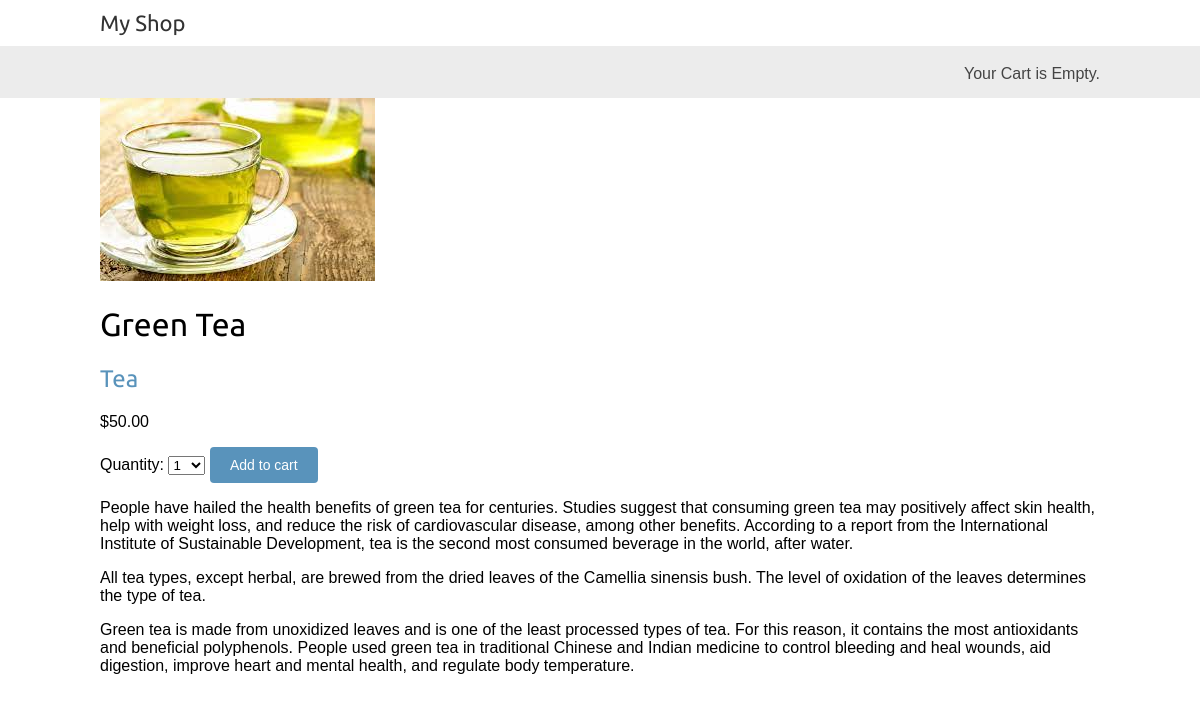
Page /1/green-tea/ on the committed database.
### shop/models.py (models this page shows, shortened)
class Product(models.Model):
    category = models.ForeignKey(Category, related_name='products', on_delete=models.CASCADE)
    name = models.CharField(max_length=200)
    slug = models.SlugField(max_length=200)
    image = models.ImageField(upload_to='product/%Y/%m/%d', blank=True)
    description = models.TextField(blank=True)
    price = models.DecimalField(max_digits=10, decimal_places=2)
    available = models.BooleanField(default=True)
    created = models.DateTimeField(auto_now_add=True)
    updated = models.DateTimeField(auto_now=True)
    class Meta:
        ordering = ['name']
        indexes = [
            models.Index(fields=['id', 'slug']),
            models.Index(fields=['name']),
            models.Index(fields=['-created']),
        ]

class Category(models.Model):
    name = models.CharField(max_length=200)
    slug = models.SlugField(max_length=200)
    class Meta:
        ordering = ['name']
        indexes = [
            models.Index(fields=['name']),
        ]
        verbose_name = 'categroy'
        verbose_name_plural = 'categories'
    def __str__(self) -> str:
        return self.name
    def get_absolute_url(self):
        return reverse("shop:product_list_by_category", args=[self.slug])

### shop/views.py (the view)
# urls.py: path('<int:id>/<slug:slug>/', views.product_detail, name='product_detail'),
def product_detail(request, id, slug):
    product = get_object_or_404(Product,
                                id=id,
                                slug=slug,
                                available=True)
    cart_product_form = CardAddProductForm()
    return render(request,'shop/product/detail.html',{'product': product,'cart_product_form': cart_product_form})

### cart/forms.py
class CardAddProductForm(forms.Form):
    quantity = forms.TypedChoiceField(choices=PRODUCT_QUANTITY_CHOICES, coerce=int)
    override = forms.BooleanField(required=False, initial=False, widget=forms.HiddenInput)

### cart/cart.py (called while the page is built)
    def __len__(self):
        return sum(item['quantity'] for item in self.cart.values())

### cart/context_processors.py (called while the page is built)
def cart(request):
    return {'cart': Cart(request)}

### shop/templates/shop/product/detail.html (shortened to what this page needs)
{% extends 'shop/base.html' %}\
{% load static %}
{% block content %}
<div class=""product-detail">
<img src="{% if product.image %}{{product.image.url}}{% else %}{% static 'img/no_image.png' %}{% endif %}" alt="">
<h1>{{product.name}}</h1>
<h2>
    <a href="{{ product.category.get_absolute_url }}">
        {{ product.category }}
    </a>
</h2>
<p class="price">${{ product.price }}</p>
<form action="{% url "cart:cart_add" product.id %}" method="post">
    {{ cart_product_form }}
    <input type="submit" value="Add to cart">
   </form>
 {{ product.description|linebreaks }}
 </div>
 {% endblock %}

### shop/static/css/base.css (style rules this page uses)
body { margin:0; padding:0; font-family:helvetica, sans-serif; }
h1, h2, h3, h4, h5 , h6 { font-family: 'Ubuntu', sans-serif; font-weight:normal; }
a { text-decoration:none; color:#5993bb; }
a.button, input[type="submit"] { color:#fff; background:#5993bb; border-radius:4px; padding:10px 20px; font-size:14px; border:0; }

### rows in the picture
Product: image (picture), name "Green Tea", category "Tea", price "50.00", description "People have hailed the health benefits of green tea for centuries. Studies suggest that consuming green tea may positively affect skin health, help with weight loss, and reduce the risk of cardiovascular disease, among other benefits. According to a report from the International Institute of Sustainable Development, tea is the second most consumed beverage in the world, after water. All tea types, except herbal, are brewed from the dried leaves of the Camellia sinensis bush. The level of oxidation of the leaves determines the type of tea. Green tea is made from unoxidized leaves and is one of the least processed types of tea. For this reason, it contains the most antioxidants and beneficial…"
